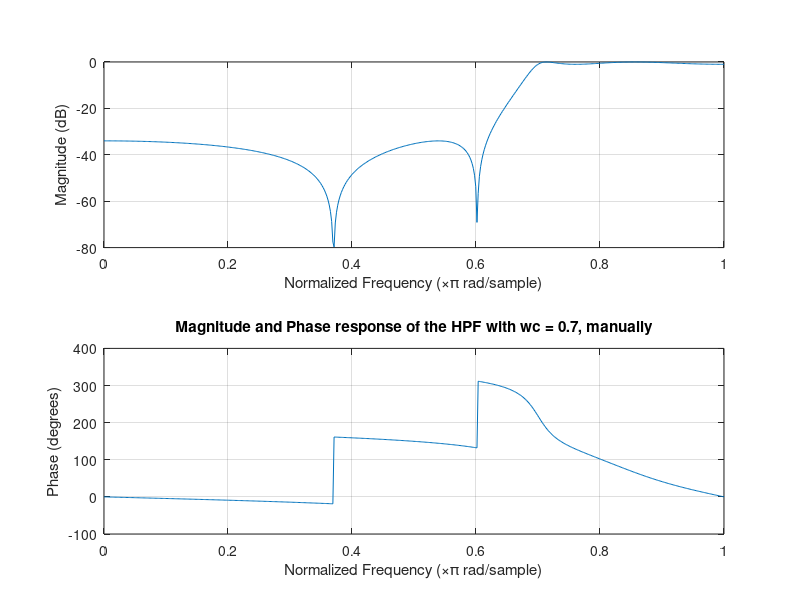
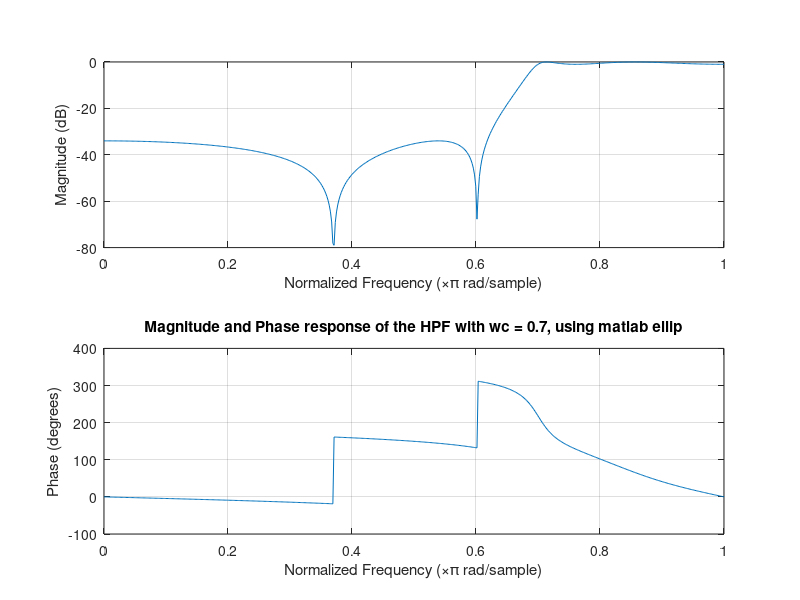

The MATLAB script that drew these images, in order:
% (a) Calculation of HPF co-efficients from LPF
alp = 0.1755;

a1 = conv([1 alp],[1 alp]);
a1 = conv(a1,[1 alp]);
a1 = conv(a1,[1 alp]);
a2 = 0.0803 * a1;

b1 = conv([1 alp],[1 alp]);
b1 = conv(b1,[1 alp]);
b1 = conv(b1,[alp 1]);
b2 = b1 * -0.1089;
b1 = b1 * 1.4655;

c1 = conv([1 alp],[1 alp]);
c1 = conv(c1,[alp 1]);
c1 = conv(c1,[alp 1]);
c2 = c1 * 0.1666;
c1 = c1 * 1.7272;

d1 = conv([1 alp],[alp 1]);
d1 = conv(d1,[alp 1]);
d1 = conv(d1,[alp 1]);
d2 = d1 * -0.1089;
d1 = d1 * 0.9687;

e1 = conv([alp 1],[alp 1]);
e1 = conv(e1,[alp 1]);
e1 = conv(e1,[alp 1]);
e2 = e1 * 0.0803;
e1 = e1 * 0.3187;

A = a1 + b1 + c1 + d1 + e1;
B = a2 + b2 + c2 + d2 + e2;
A
B
B = B/A(1);
A = A/A(1);

%(b) Verifying the co-efficients using ellip

[B1, A1] = ellip(4,1,34,0.7,'high');

figure(1)
freqz(B,A);
title('Magnitude and Phase response of the HPF with wc = 0.7, manually')

figure(2)
freqz(B1,A1);
title('Magnitude and Phase response of the HPF with wc = 0.7, using matlab ellip')